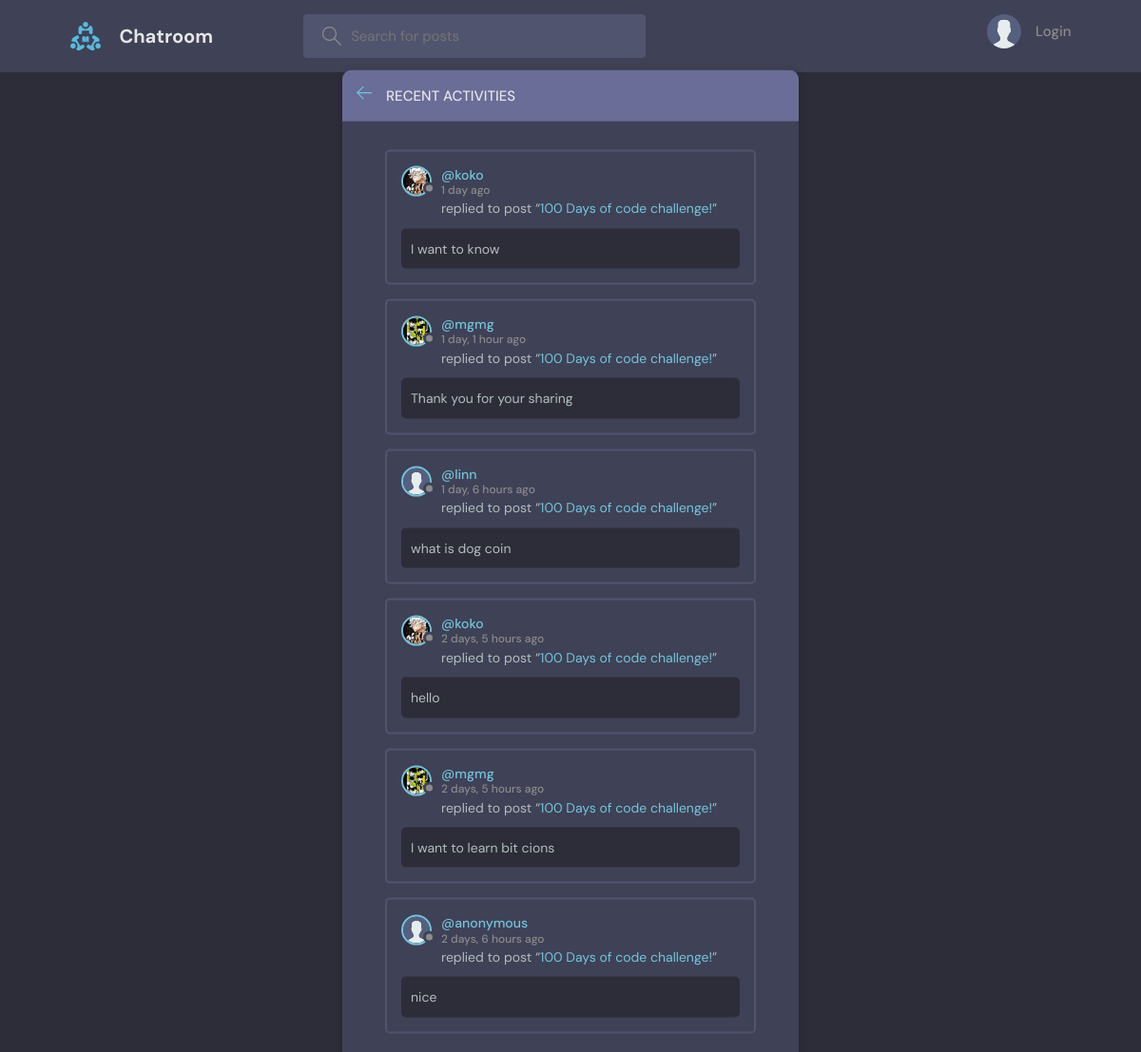
Before: /activity with the older database file.
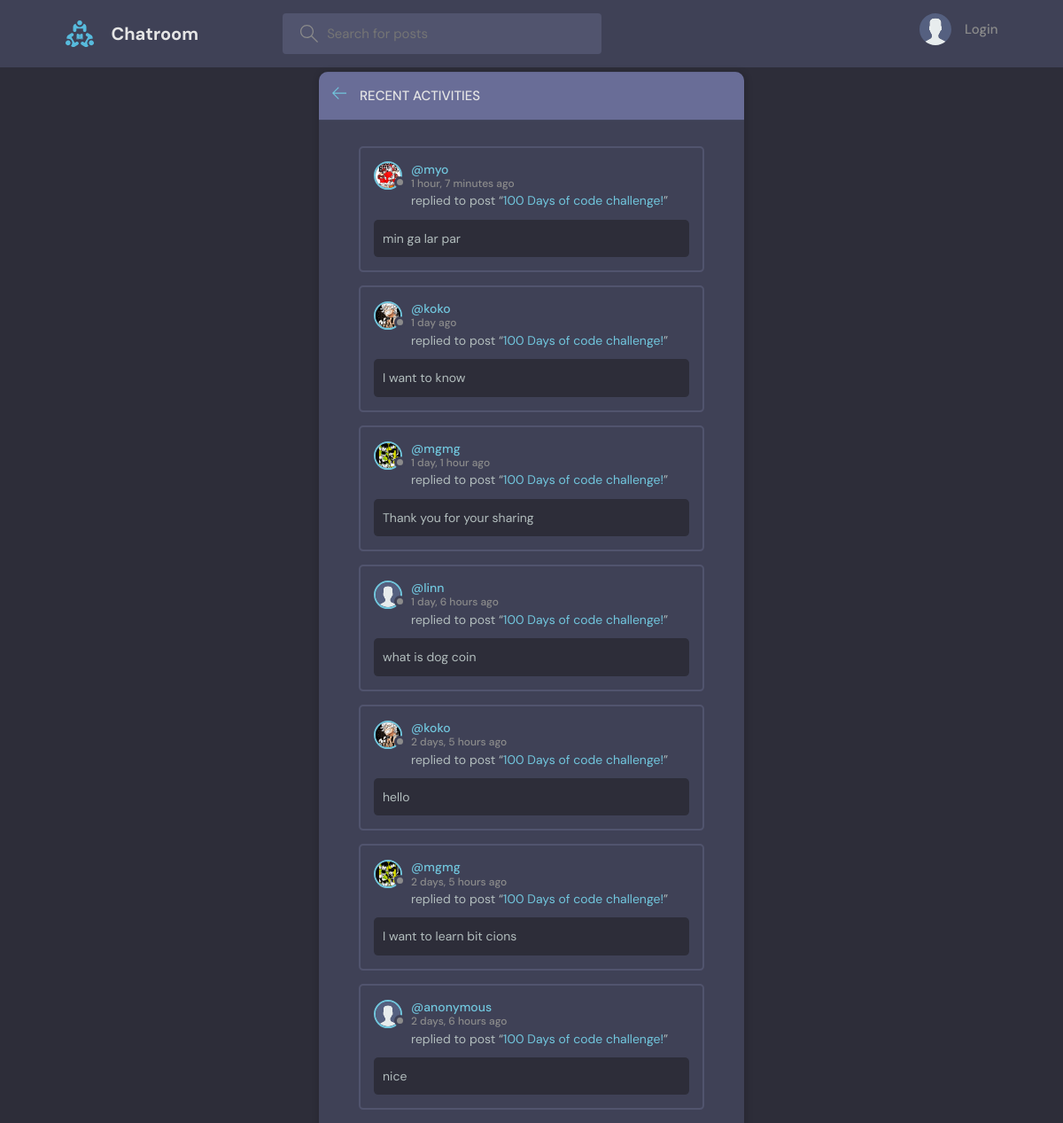
After: the same page with the newer database file.
### chatroom/models.py (models this page shows, shortened)
class Message(models.Model):
    user = models.ForeignKey(CustomUser, related_name='usermessage', on_delete=models.CASCADE)
    room = models.ForeignKey(Room, related_name='roommessage', on_delete=models.CASCADE)
    comment = models.TextField()
    updated = models.DateTimeField(auto_now=True)
    created = models.DateTimeField(auto_now_add=True)
    class Meta:
        ordering = ['-updated', '-created']

class CustomUser(AbstractBaseUser, PermissionsMixin):
    email = models.EmailField(blank=True, default='', unique=True)
    name = models.CharField(max_length=250, blank=True,)
    user_bio = models.TextField(blank=True, null=True)
    user_profile = models.ImageField(upload_to="userprofile", null=True, default="userprofile/avatar.svg")
    is_active = models.BooleanField(default=True)
    is_superuser = models.BooleanField(default=True)
    is_staff = models.BooleanField(default=True)
    joined_date = models.DateTimeField(default=timezone.now)
    last_login = models.DateTimeField(blank=True, null=True)
    objects = CustomUserManager()
    USERNAME_FIELD = 'email'
    EMAIL_FIELD = 'email'
    REQUIRED_FIELDS = []
    class Meta:
        verbose_name = 'User'
        verbose_name_plural = 'Users'

### chatroom/views.py (the view)
# urls.py: path('activity', views.ActivitiesPage, name = 'activity'),
def ActivitiesPage(request):
    room_messages = Message.objects.all()
    return render(request, 'activities.html', {'room_messages' : room_messages})

### chatroom/templates/activities.html (shortened to what this page needs)
{% extends 'main.html' %}
{% block content %}
    <main class="layout">
      <div class="container">
        <div class="layout__box">
          <div class="layout__boxHeader">
            <div class="layout__boxTitle">
              <a href="{% url 'home' %}">
                <svg version="1.1" xmlns="http://www.w3.org/2000/svg" width="32" height="32" viewBox="0 0 32 32">
                  <title>arrow-left</title>
                  <path
                    d="M13.723 2.286l-13.723 13.714 13.719 13.714 1.616-1.611-10.96-10.96h27.625v-2.286h-27.625l10.965-10.965-1.616-1.607z"
                  ></path>
                </svg>
              </a>
              <h3>Recent Activities</h3>
            </div>
          </div>
          <div class="activities-page layout__body">
            {% for message in room_messages %}
            <div class="activities__box">
              <div class="activities__boxHeader roomListRoom__header">
                <a href="{% url 'userprofile' message.user.id %}" class="roomListRoom__author">
                  <div class="avatar avatar--small">
                    <img src="{{ message.user.user_profile.url }}" />
                  </div>
                  <p>
                    {% if message.user.name %}
                      @{{ message.user.name }}
                    {% else %}
                      @anonymous
                    {% endif %}
                    <span>{{ message.created|timesince }} ago</span>
                  </p>
                </a>
              </div>
              <div class="activities__boxContent">
                <p>replied to post “<a href="{% url 'room' message.room.id %}">100 Days of code challenge!</a>”</p>
                <div class="activities__boxRoomContent">
                  {{ message.comment }}
                </div>
              </div>
            </div>
            {% endfor %}
          </div>
        </div>
      </div>
    </main>
{% endblock %}

Changed rows visible on the page:
added Message: user.user_profile (picture), user.name "myo", created "1 hour, 7 minutes", comment "min ga lar par"
